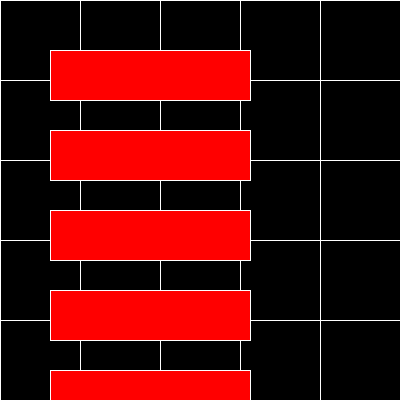
Frame 1 (no input)
Frame 60 (the mouse pressed at the canvas centre just before this capture): identical to frame 1, image omitted
Frame 120 (the mouse held since frame 60 and released just before this capture): identical to frame 1, image omitted

The Processing sketch that drew this single still picture (run headless with seeded random() and noise(); from frame 60 on, the mouse is pressed at the canvas centre):

// Processing sketch: Loops1
// ── Loops1.pde
float x;
float y = 50;

float x2;
float y2;
float spacing = 25;

int rectX, rectY;
int w, h;

void setup() {
  size(400, 400);
  smooth(4);
  background(0);
  fill (255, 0, 0);
  frameRate(30);
  rectMode(CORNER); 

  x = 0;
  y = 0;

  x2 = 0;
  y2 = 0;
  
  rectX = 50;
  rectY = 50;
}

void draw() {  

  stroke(255);
  strokeWeight(1);

  while (x < width) {
    line(x, y, x, y + height);
    x = x + 80;
  }

  while (y2 < height) {
    line(x2, y2, x2 + width, y2);
    y2 += 80;
  }
  


  while(rectY < height)  {
    rect(rectX, rectY, w + 200, h + 50);
    rectY += 400 / 5;
  }








  //for (int x = 50; x < 150; x=10) {
  //  line(x, 80, x, 80+20);
  //}
}
